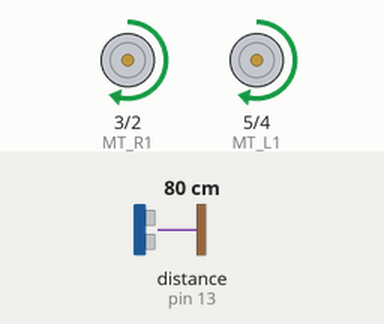
A sketch run on a simulated Arduino Uno, built with avr-gcc and run on an emulated ATmega328P. Shown: motor-driver pin pairs drawn as motors (green arrow = first pin HIGH = forward, orange = second pin HIGH = backward, longer = more drive). The inputs (shaded band) are chosen by the test bench; at power-on: distance to the obstacle (sensor on pin 13) 80 cm. What the sketch prints to the serial monitor is not drawn.

Above: at 1.2 s.
1.3 s: distance to the obstacle (sensor on pin 13) set to 2 cm
At 2.5 s:
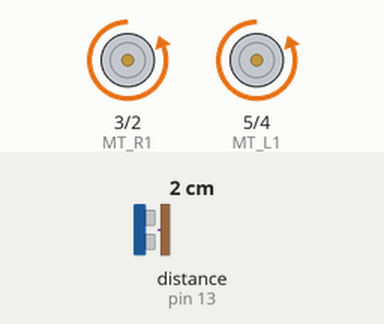
2.8 s: distance to the obstacle (sensor on pin 13) set to 18 cm
At 3.2 s:
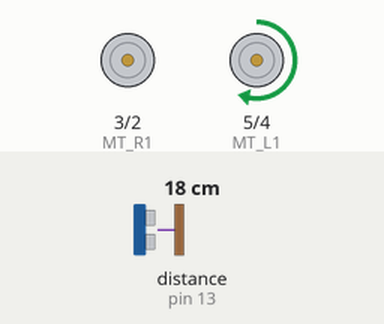
Timing chart, 0 to 5.8 s (numbered marks = the images above; inputs shaded):
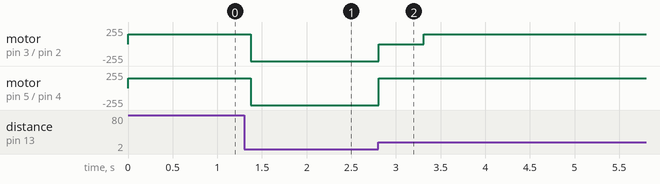

The sketch:

TURNNNROUND.ino
```cpp
#include <Ultrasonic.h>
Ultrasonic ultrasonic(12, 13);
int distance;
const int stopDistance = 10;   // 當距離小於等於 stopDistance 公分時停止
const int resumeDistance = 10.5; // 當距離大於等於 resumeDistance 公分時繼續操作
const int motorSpeed = 150;    // 前進速度（0-255）
const int reverseSpeed = 150;  // 後退速度（0-255）
const int turnTime = 500;      // 右轉時間（毫秒）(決定右轉角度)
const int MT_R1 = 3; // 右側馬達正向端口
const int MT_R2 = 2; // 右側馬達反向端口
const int MT_L1 = 5; // 左側馬達正向端口
const int MT_L2 = 4; // 左側馬達反向端口
void setup() {
  Serial.begin(9600);
  pinMode(MT_R1, OUTPUT);
  pinMode(MT_R2, OUTPUT);
  pinMode(MT_L1, OUTPUT);
  pinMode(MT_L2, OUTPUT);
  forwardMotors();// 預設開始前進
}
void stopMotors() {
  analogWrite(MT_R1, 0);
  analogWrite(MT_R2, 0);
  analogWrite(MT_L1, 0);
  analogWrite(MT_L2, 0);
}
void forwardMotors() {
  analogWrite(MT_R1, motorSpeed);  // 右側馬達正向運轉
  analogWrite(MT_R2, 0);           // 右側馬達反向停止
  analogWrite(MT_L1, motorSpeed);  // 左側馬達正向運轉
  analogWrite(MT_L2, 0);           // 左側馬達反向停止
}
void reverseMotors() {
  analogWrite(MT_R1, 0);            // 右側馬達正向停止
  analogWrite(MT_R2, reverseSpeed); // 右側馬達反向運轉
  analogWrite(MT_L1, 0);            // 左側馬達正向停止
  analogWrite(MT_L2, reverseSpeed); // 左側馬達反向運轉
}
void turnRightMotors() {
  analogWrite(MT_R1, 0);           // 右側馬達停止
  analogWrite(MT_R2, 0);
  analogWrite(MT_L1, motorSpeed);  // 左側馬達正向運轉
  analogWrite(MT_L2, 0);
}
void loop() {
  // 讀取距離
  distance = ultrasonic.read(); // 讀取距離（公分）
  Serial.print("Distance in CM: ");
  Serial.println(distance);
  if (distance <= stopDistance && distance != 0) {// 檢測障礙物
    stopMotors();
    Serial.println("檢測到障礙物，停止前進。");
    reverseMotors();// 開始後退，直到達到安全距離
    while (true) {
      distance = ultrasonic.read();
      Serial.print("後退中，距離為：");
      Serial.println(distance);

      if (distance >= resumeDistance || distance == 0) {
        stopMotors();
        Serial.println("達到安全距離，停止後退。");
        break;
      }
      delay(100); // 延遲以防止讀取過快
    }
    turnRightMotors();// 右轉一段時間
    delay(turnTime); // 轉彎時間，調整以改變轉彎角度
    stopMotors();
    Serial.println("右轉完成，繼續前進。");
    // 重新開始前進
    forwardMotors();
  }
  delay(100); // 根據需要調整檢測頻率
}
```

Measured:
- after the input at 1.3 s, motor on pin 3 (MT_R1) / pin 2 (MT_R2), motor on pin 5 (MT_L1) / pin 4 (MT_L2): forward 150/255 → backward 255/255 after 0.07 s
- after the input at 2.8 s, motor on pin 3 (MT_R1) / pin 2 (MT_R2): backward 255/255 → stopped at once, → forward 150/255 0.50 s later; motor on pin 5 (MT_L1) / pin 4 (MT_L2): backward 255/255 → forward 150/255 at once
